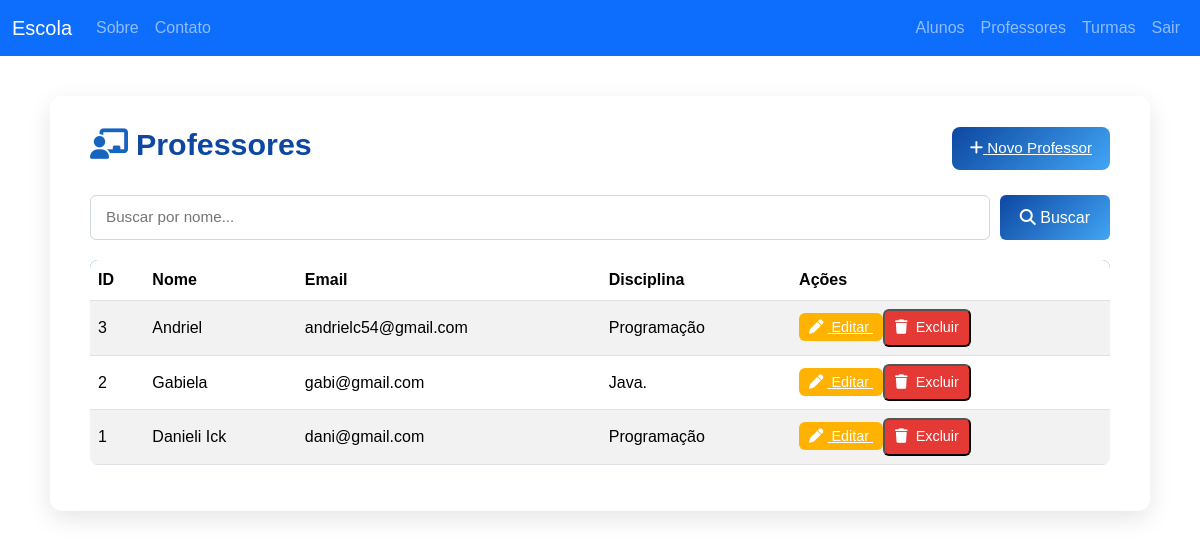
Before: /professores/ (signed in) with the older database file.
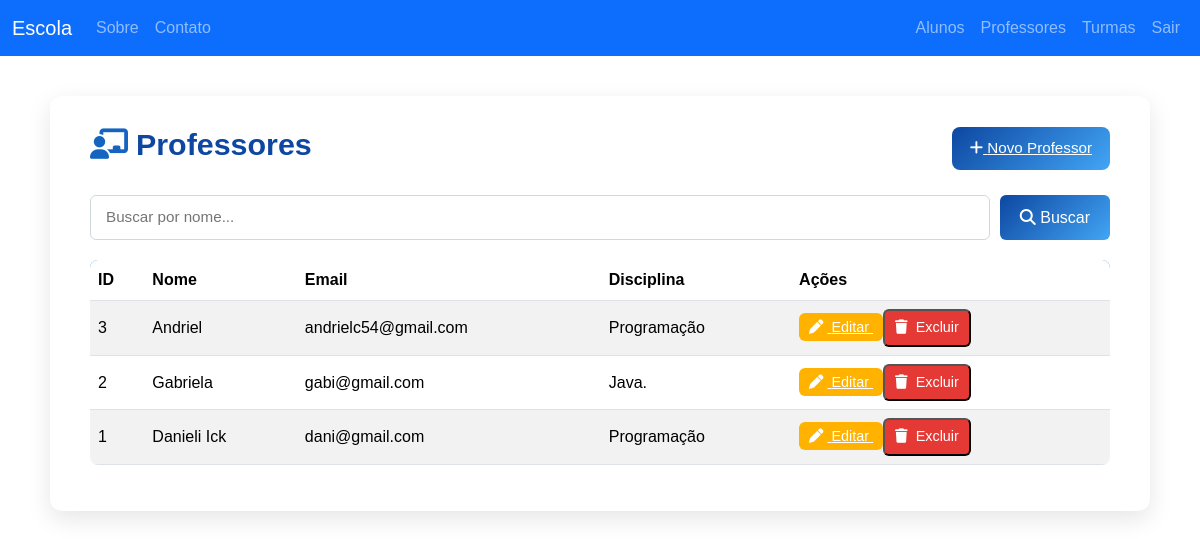
After: the same page with the newer database file.
### app/models/professor.py (models this page shows)
class Professor(db.Model):
    id = db.Column(db.Integer, primary_key=True)
    nome = db.Column(db.String(120), nullable=False)
    email = db.Column(db.String(120), unique=True, nullable=False)
    area = db.Column(db.String(120), nullable=False)

### app/controllers/professores.py (the view)
@bp.route("/")
@login_required
def lista():
    q = request.args.get("q","").strip()
    if q:
        items = Professor.query.filter(Professor.nome.ilike(f"%{q}%")).all()
    else:
        items = Professor.query.order_by(Professor.id.desc()).all()
    return render_template("professores/list.html", professores=items, q=q)

### app/views/templates/professores/list.html (shortened to what this page needs)
{% extends 'professores/professores_base.html' %}
{% block styles %}
  <link rel="stylesheet" href="{{ url_for('static', filename='css/professores.css') }}?v=1">
{% endblock %}
{% block content %}
<section class="professores-container">
  <div class="professores-header">
    <h1><i class="fa-solid fa-chalkboard-user"></i> Professores</h1>
    <a href="{{ url_for('professores.novo') }}" class="btn-novo">
      <i class="fa-solid fa-plus"></i> Novo Professor
    </a>
  </div>
  <form class="search-bar" method="get">
    <input type="text" name="q" value="{{ q }}" placeholder="Buscar por nome...">
    <button type="submit"><i class="fa-solid fa-search"></i> Buscar</button>
  </form>
  {% if professores %}
  <table class="table table-striped align-middle">
    <thead>
      <tr>
        <th>ID</th>
        <th>Nome</th>
        <th>Email</th>
        <th>Disciplina</th>
        <th>Ações</th>
      </tr>
    </thead>
    <tbody>
      {% for p in professores %}
      <tr>
        <td>{{ p.id }}</td>
        <td>{{ p.nome }}</td>
        <td>{{ p.email }}</td>
        <td>{{ p.area }}</td>
        <td>
          <a href="{{ url_for('professores.editar', id=p.id) }}" class="btn-action btn-edit">
            <i class="fa-solid fa-pen"></i> Editar
          </a>
          <form method="post" action="{{ url_for('professores.excluir', id=p.id) }}" style="display:inline;" onsubmit="return confirm('Deseja realmente excluir este professor?')">
            <button class="btn-action btn-delete" type="submit">
              <i class="fa-solid fa-trash"></i> Excluir
            </button>
          </form>
        </td>
      </tr>
      {% endfor %}
    </tbody>
  </table>
  {% else %}
    <div class="alert alert-info mt-3">
      Nenhum professor cadastrado ainda.
    </div>
  {% endif %}
</section>
{% endblock %}

### app/views/templates/professores/professores_base.html (shortened to what this page needs)
{% extends 'base.html' %}

### app/views/templates/base.html (shortened to what this page needs)
<!doctype html>
<html lang="pt-br">
<head>
  <link href="https://cdn.jsdelivr.net/npm/bootstrap@5.3.3/dist/css/bootstrap.min.css" rel="stylesheet">
  <link rel="stylesheet" href="https://cdnjs.cloudflare.com/ajax/libs/font-awesome/6.5.0/css/all.min.css">
  <link rel="stylesheet" href="{{ url_for('static', filename='css/style.css') }}">
  {% block styles %}{% endblock %}
</head>
  <body>
    <nav class="navbar navbar-expand-lg navbar-dark bg-primary">
      <div class="container-fluid">
        <a class="navbar-brand" href="{{ url_for('public.home') }}">Escola</a>
        <div class="collapse navbar-collapse" id="nav">
          <ul class="navbar-nav me-auto mb-2 mb-lg-0">
            <li class="nav-item"><a class="nav-link" href="{{ url_for('public.sobre') }}">Sobre</a></li>
            <li class="nav-item"><a class="nav-link" href="{{ url_for('public.contato') }}">Contato</a></li>
          </ul>
          <ul class="navbar-nav">
            {% if current_user.is_authenticated %}
              <li class="nav-item"><a class="nav-link" href="{{ url_for('alunos.lista') }}">Alunos</a></li>
              <li class="nav-item"><a class="nav-link" href="{{ url_for('professores.lista') }}">Professores</a></li>
              <li class="nav-item"><a class="nav-link" href="{{ url_for('turmas.lista') }}">Turmas</a></li>
              <li class="nav-item"><a class="nav-link" href="{{ url_for('auth.logout') }}">Sair</a></li>
            {% else %}
              <li class="nav-item"><a class="nav-link" href="{{ url_for('auth.login') }}">Entrar</a></li>
              <li class="nav-item"><a class="nav-link" href="{{ url_for('auth.register') }}">Cadastrar</a></li>
            {% endif %}
          </ul>
        </div>
      </div>
    </nav>
    <main class="main-container">
      {% block content %}{% endblock %}
    </main>
  </body>
</html>

### app/static/css/style.css (style rules this page uses)
html, body { margin: 0; padding: 0; overflow-x: hidden; height: 100%; font-family: "Poppins", sans-serif; }
.main-container { margin: 0 !important; padding: 0 !important; max-width: 100% !important; }

### app/static/css/professores.css (style rules this page uses)
body { background: linear-gradient(to bottom right, #8ecedd); font-family: 'Poppins', sans-serif; color: #2d2d2d; }
.professores-container { background: #fff; margin: 40px auto; max-width: 1100px; border-radius: 12px; padding: 30px 40px; box-shadow: 0 8px 25px rgba(0, 0, 0, 0.1); }
.professores-header { display: flex; align-items: center; justify-content: space-between; margin-bottom: 25px; }
.professores-header h1 { font-size: 1.9rem; font-weight: 600; color: #0d47a1; display: flex; align-items: center; gap: 8px; }
.professores-header h1 i { color: #1565c0; }
.btn-novo { background: linear-gradient(135deg, #0d47a1, #42a5f5); color: white; border: none; border-radius: 8px; padding: 10px 18px; font-size: 0.95rem; font-weight: 500; transition: 0.3s; }
.search-bar { display: flex; gap: 10px; margin-bottom: 20px; }
.search-bar input { flex: 1; padding: 10px 15px; border: 1px solid #cfd8dc; border-radius: 6px; outline: none; font-size: 0.95rem; }
.search-bar button { background: linear-gradient(135deg, #0d47a1, #42a5f5); color: white; border: none; border-radius: 6px; padding: 10px 20px; font-weight: 500; transition: 0.3s; }
.table { border-radius: 8px; overflow: hidden; }
.table thead { background: #1976d2; color: white; }
.btn-action { border-radius: 6px; padding: 6px 10px; transition: 0.2s; font-size: 0.9rem; }
.btn-action i { margin-right: 4px; }
.btn-edit { background: #ffb300; color: #fff; }
.btn-delete { background: #e53935; color: #fff; }

Changed rows visible on the page:
changed Professor "gabi@gmail.com": nome "Gabiela" → "Gabriela"
